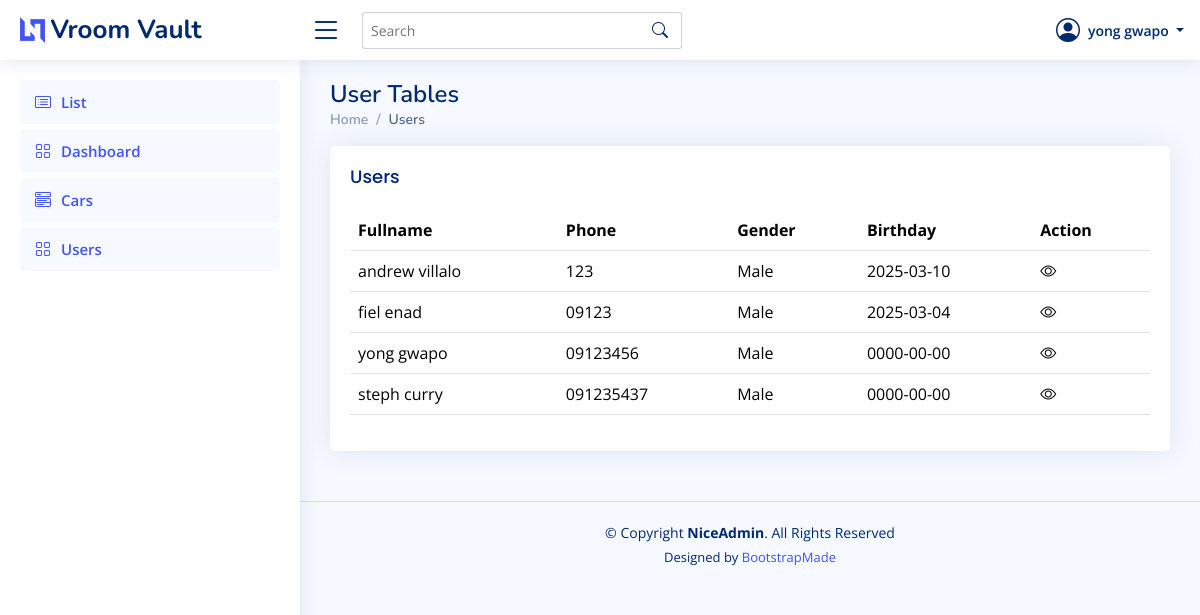
The app's page /view/users/users.php (signed in), older data.
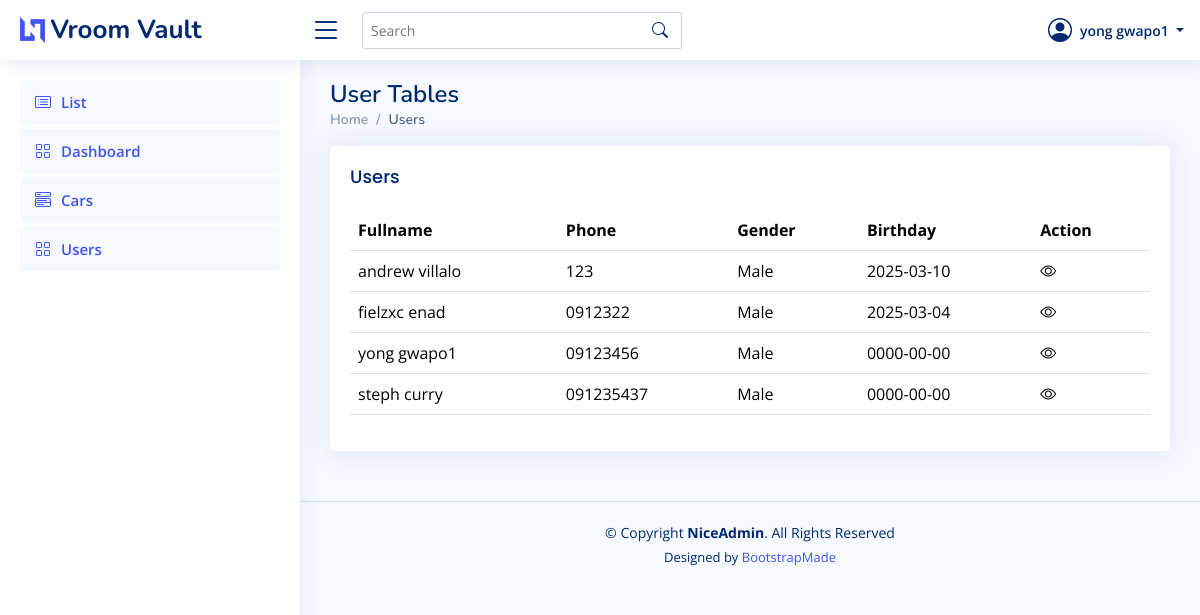
The same page, newer data.
### tables this page shows
CREATE TABLE `users` (
  `userId` int(11) NOT NULL,
  `firstName` varchar(255) NOT NULL,
  `lastName` varchar(255) NOT NULL,
  `email` varchar(255) NOT NULL,
  `password` varchar(255) NOT NULL,
  `phoneNumber` varchar(255) NOT NULL,
  `gender` enum('Male','Female') NOT NULL,
  `role` enum('admin','user') NOT NULL DEFAULT 'user',
  `birthday` date NOT NULL,
  `verification` int(11) NOT NULL DEFAULT 0,
  `profilePicture` longblob DEFAULT NULL,
  `createdAt` timestamp NOT NULL DEFAULT current_timestamp()
);

### view/users/users.php (the view, shortened to what this page needs)
<?php
include("../../auth/authenticationForUser.php");
include("./includes/header.php");
include("./includes/topbar.php");
include("./includes/sidebar.php");
?>
<div class="pagetitle">
    <h1>User Tables</h1>
    <nav>
        <ol class="breadcrumb">
            <li class="breadcrumb-item"><a href="../admin/dashboard.php">Home</a></li>
            <li class="breadcrumb-item active">Users</li>
        </ol>
    </nav>
</div>
<section class="section">
    <div class="row">
        <div class="col-lg-12">
            <div class="card">
                <div class="card-body">
                    <h5 class="card-title">Users</h5>
                    <table class="table datatable">
                        <thead>
                            <tr>
                                <th>Fullname</th>
                                <th>Phone</th>
                                <th>Gender</th>
                                <th data-type="date" data-format="YYYY/DD/MM">Birthday</th>
                                <th>Action</th>
                            </tr>
                        </thead>
                        <tbody>
                            <?php
                            $query = "SELECT `userId`, `firstName`,`lastName`,`phoneNumber`,`gender`,`birthday` FROM `users`";
                            $query_run = mysqli_query($conn, $query);
                            if (mysqli_num_rows($query_run) > 0) {
                                $index = 0;
                                foreach ($query_run as $row) {
                                    ?>
                                    <tr>
                                        <td>
                                            <span class="user-detail" id="name-<?= $index; ?>">
                                                <?= $row['firstName']; ?> <?= $row['lastName']; ?>
                                            </span>
                                        </td>
                                        <td>
                                            <span class="user-detail" id="phone-<?= $index; ?>">
                                                <?= $row['phoneNumber']; ?>
                                            </span>
                                        </td>
                                        <td>
                                            <span class="user-detail" id="gender-<?= $index; ?>">
                                                <?= $row['gender']; ?>
                                            </span>
                                        </td>
                                        <td>
                                            <span class="user-detail" id="birthday-<?= $index; ?>">
                                                <?= $row['birthday']; ?>
                                            </span>
                                        </td>
                                        <td>
                                            <i class="bi bi-eye" onclick="toggleDetails(<?= $index; ?>)" style="font-size: 1rem; cursor: pointer; transition: 0.3s;" onmouseover="this.style.color='#0d6efd'" onmouseout="this.style.color=''"></i>
                                        </td>
                                    </tr>
                                    <?php
                                    $index++;
                                }
                            }
                            ?>
                        </tbody>
                    </table>
                </div>
            </div>
        </div>
    </div>
</section>
<?php
include("./includes/footer.php");
?>

### view/users/includes/topbar.php (shortened to what this page needs)
<header id="header" class="header fixed-top d-flex align-items-center">
  <div class="d-flex align-items-center justify-content-between">
    <a href="index.php" class="logo d-flex align-items-center">
      <img src="../../assets/img/logo.png" alt="">
      <span class="d-none d-lg-block">Vroom Vault</span>
    </a>
    <i class="bi bi-list toggle-sidebar-btn"></i>
  </div>
  <div class="search-bar">
    <form class="search-form d-flex align-items-center" method="POST" action="#">
      <input type="text" name="query" placeholder="Search" title="Enter search keyword">
      <button type="submit" title="Search"><i class="bi bi-search"></i></button>
    </form>
  </div>
  <nav class="header-nav ms-auto">
    <ul class="d-flex align-items-center">
      <li class="nav-item dropdown pe-3">
        <a class="nav-link nav-profile d-flex align-items-center pe-0" href="#" data-bs-toggle="dropdown">
        <i class="bi bi-person-circle" style="font-size: 1.5rem;"></i>
        <span class="d-none d-md-block dropdown-toggle ps-2">
            <?php echo isset($_SESSION['authUser']['fullName']) ? $_SESSION['authUser']['fullName'] : "Guest"; ?>
          </span>
        </a>
      </li>
    </ul>
  </nav>
</header>

Row changes from the older to the newer data that the page shows:
changed users "enad": firstName "fiel" → "fielzxc"; phoneNumber "09123" → "0912322"
changed users "yong": lastName "gwapo" → "gwapo1"
Text that changed along with them:
$_SESSION['authUser']['fullName']: "yong gwapo" → "yong gwapo1"
